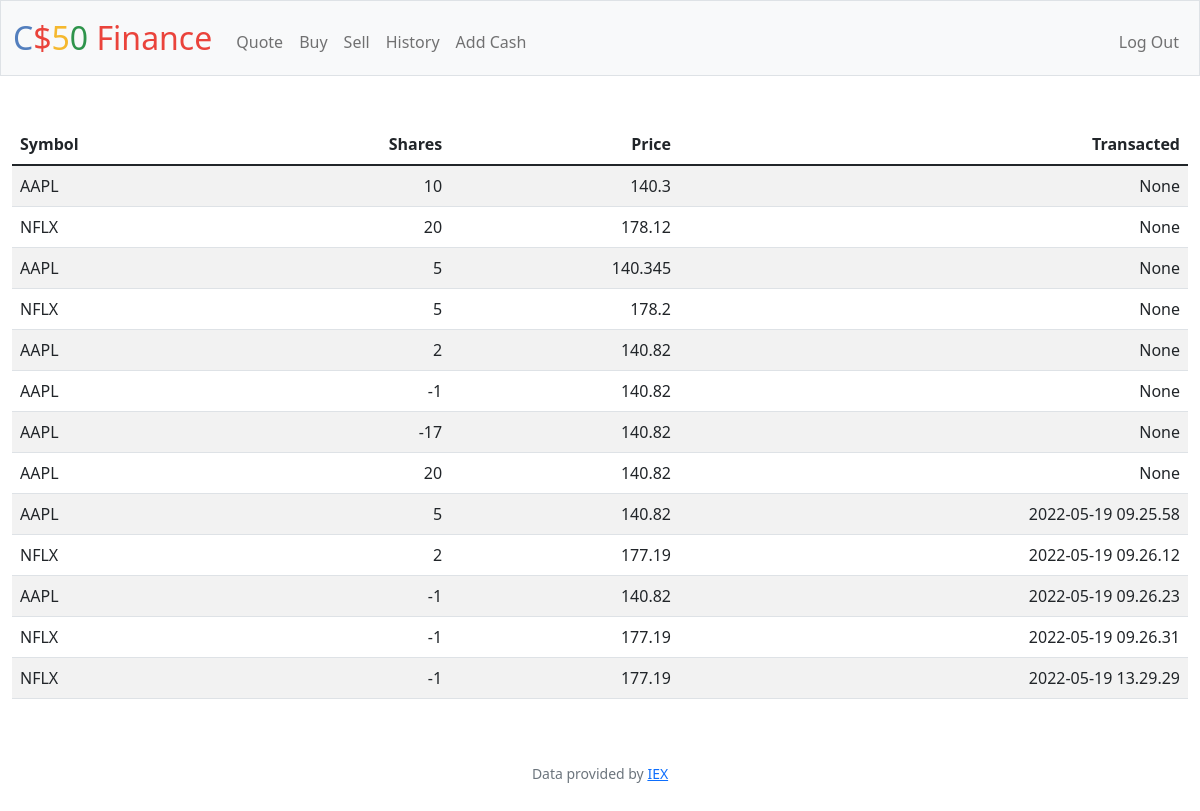
The page /hist (signed in) on the database its author committed.
### tables this page shows
CREATE TABLE history (hist_id INTEGER, id INTEGER PRIMARY KEY AUTOINCREMENT NOT NULL, symbol TEXT NOT NULL, shares INTEGER NOT NULL, price NUMERIC NOT NULL, transacted DATE, name TEXT, cashadd NUMERIC, FOREIGN KEY(hist_id) REFERENCES users(id));

### w9_finance/app.py (the view)
@app.route("/hist")
@login_required
def history():
    hist_info = db.execute("SELECT * FROM history WHERE hist_id = ?", session["user_id"])
    return render_template("hist.html", hist_info=hist_info)

### w9_finance/app.py (called while the page is built)
@app.after_request
def after_request(response):
    response.headers["Cache-Control"] = "no-cache, no-store, must-revalidate"
    response.headers["Expires"] = 0
    response.headers["Pragma"] = "no-cache"
    return response

### w9_finance/helpers.py (called while the page is built)
def login_required(f):
    @wraps(f)
    def decorated_function(*args, **kwargs):
        if session.get("user_id") is None:
            return redirect("/login")
        return f(*args, **kwargs)
    return decorated_function

### w9_finance/templates/hist.html (shortened to what this page needs)
{% extends "layout.html" %}
{% block main %}
<table class="table table-striped">
    <thead>
        <tr>
            <th class="text-start">Symbol</th>
            <th class="text-end">Shares</th>
            <th class="text-end">Price</th>
            <th class="text-end">Transacted</th>
        </tr>
    </thead>
   <tbody>
        {% for row in hist_info %}
            <tr>
                <td class="text-start">{{ row.symbol }}</td>
                <td class="text-end">{{ row.shares }}</td>
                <td class="text-end">{{ row.price }}</td>
                <td class="text-end">{{ row.transacted }}</td>
            </tr>
        {% endfor %}
    </tbody>
</table>
{% endblock %}

### w9_finance/templates/layout.html (shortened to what this page needs)
<!DOCTYPE html>
<html lang="en">
    <head>
        <link href="https://cdn.jsdelivr.net/npm/bootstrap@5.1.3/dist/css/bootstrap.min.css" rel="stylesheet">
        <link href="/static/styles.css" rel="stylesheet">
    </head>
    <body>
        <nav class="bg-light border navbar navbar-expand-md navbar-light">
            <div class="container-fluid">
                <a class="navbar-brand" href="/"><span class="blue">C</span><span class="red">$</span><span class="yellow">5</span><span class="green">0</span> <span class="red">Finance</span></a>
                <div class="collapse navbar-collapse" id="navbar">
                    {% if session["user_id"] %}
                        <ul class="navbar-nav me-auto mt-2">
                            <li class="nav-item"><a class="nav-link" href="/quote">Quote</a></li>
                            <li class="nav-item"><a class="nav-link" href="/buy">Buy</a></li>
                            <li class="nav-item"><a class="nav-link" href="/sell">Sell</a></li>
                            <li class="nav-item"><a class="nav-link" href="/hist">History</a></li>
                            <li class="nav-item"><a class="nav-link" href="/add">Add Cash</a></li>
                        </ul>
                        <ul class="navbar-nav ms-auto mt-2">
                            <li class="nav-item"><a class="nav-link" href="/logout">Log Out</a></li>
                        </ul>
                    {% else %}
                        <ul class="navbar-nav ms-auto mt-2">
                            <li class="nav-item"><a class="nav-link" href="/register">Register</a></li>
                            <li class="nav-item"><a class="nav-link" href="/login">Log In</a></li>
                        </ul>
                    {% endif %}
                </div>
            </div>
        </nav>
        <main class="container-fluid py-5 text-center">
            {% block main %}{% endblock %}
        </main>
        <footer class="mb-5 small text-center text-muted">
            Data provided by <a href="https://iexcloud.io/">IEX</a>
        </footer>
    </body>
</html>

### w9_finance/static/styles.css (style rules this page uses)
nav .navbar-brand { font-size: xx-large; }
nav .navbar-brand .blue { color: #537fbe; }
nav .navbar-brand .red { color: #ea433b; }
nav .navbar-brand .yellow { color: #f5b82e; }
nav .navbar-brand .green { color: #2e944b; }

### rows shown on the page
history: symbol "AAPL", shares "10", price "140.3", transacted "None"
history: symbol "NFLX", shares "20", price "178.12", transacted "None"
history: symbol "AAPL", shares "5", price "140.345", transacted "None"
history: symbol "NFLX", shares "5", price "178.2", transacted "None"
history: symbol "AAPL", shares "2", price "140.82", transacted "None"
history: symbol "AAPL", shares "-1", price "140.82", transacted "None"
history: symbol "AAPL", shares "-17", price "140.82", transacted "None"
history: symbol "AAPL", shares "20", price "140.82", transacted "None"
history: symbol "AAPL", shares "5", price "140.82", transacted "2022-05-19 09.25.58"
history: symbol "NFLX", shares "2", price "177.19", transacted "2022-05-19 09.26.12"
history: symbol "AAPL", shares "-1", price "140.82", transacted "2022-05-19 09.26.23"
history: symbol "NFLX", shares "-1", price "177.19", transacted "2022-05-19 09.26.31"
history: symbol "NFLX", shares "-1", price "177.19", transacted "2022-05-19 13.29.29"
